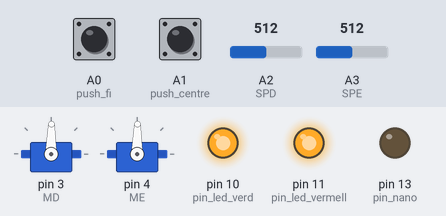
The sketch below on a simulated Arduino Nano, built with avr-gcc and run on an emulated ATmega328P. On the bench: 2 × servo, output pins drawn as LEDs (lit = HIGH). The test bench sets the inputs (shaded band); at power-on: A2 (SPD) = 512, A3 (SPE) = 512, A0 (push_fi) HIGH, A1 (push_centre) HIGH.

Above: at 1.2 s.
1.3 s: A2 (SPD) set to 160
2.8 s: A2 (SPD) set to 133
At 3.2 s:
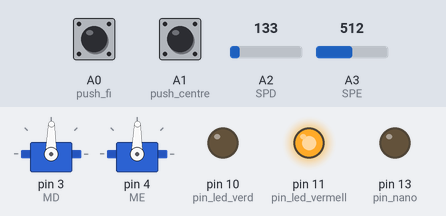
4.3 s: A3 (SPE) set to 160
5.8 s: A3 (SPE) set to 135
At 6.7 s:
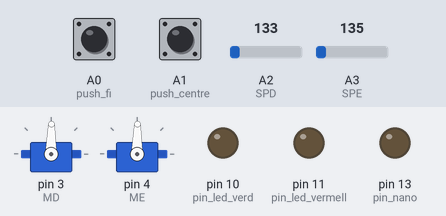
7.3 s: A2 (SPD) set to 306
At 7.9 s:
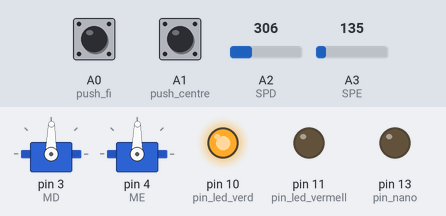
8.8 s: A2 (SPD) set to 140
At 10.2 s:
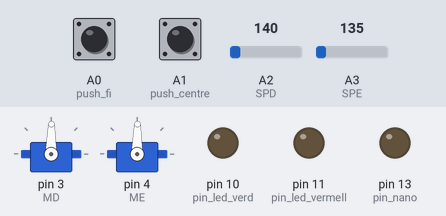
Timing chart, 0 to 11.3 s (numbered marks = the images above; inputs shaded):
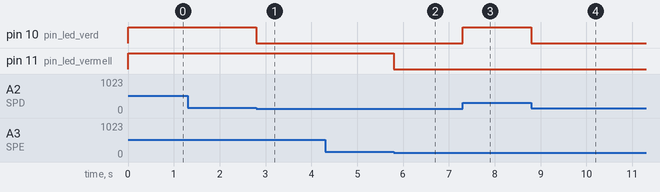

The sketch:

test_sensores_minisumo_brushless.ino
```cpp
//MD,ME
#include <Servo.h> // Servos i bandera


#define MD 3
#define ME 4

#define SLFD 5
#define SLFE 6
#define SLPD A4
#define SLPE A5

#define push_fi A0
#define push_centre A1

#define pin_led_vermell 11
#define pin_led_verd 10
#define pin_nano 13

#define SPD A2
#define SPE A3

#define rojo 0
#define verde 1
#define nano 2


Servo motor_dret;  // create servo object to control a servo
Servo motor_esquerra;


void setup() {
  //delay(1000);
// Initialize Serial port
  Serial.begin(9600);

  pinMode(pin_nano,OUTPUT);
  pinMode (push_fi,INPUT_PULLUP);
  pinMode (push_centre,INPUT_PULLUP);
  pinMode(pin_led_vermell,OUTPUT);
  pinMode(pin_led_verd,OUTPUT);

  //pinMode(SPD,INPUT);
  //pinMode(SPE,INPUT);

  pinMode(SLFD,INPUT);
  pinMode(SLFE,INPUT);
  pinMode(SLPD,INPUT);
  pinMode(SLPE,INPUT);

  motor_dret.attach(MD);  // attaches the servo on pin 9 to the servo object
  motor_esquerra.attach(ME);
  atura();
  Serial.begin(9600);
}

void loop() {
  while(digitalRead(push_fi)&&digitalRead(push_centre))
  {
    if(analogRead(SPD)>150)
      led_on(rojo);
    else
      led_off(rojo);
    if(analogRead(SPE)>150)
      led_on(verde);
    else
      led_off(verde);
  }
  //mirem a sota ara
  while(!(digitalRead(push_fi)&&digitalRead(push_centre)));
    delay(200);
  while(digitalRead(push_fi)&&digitalRead(push_centre))
  {
    if (digitalRead(SLFD))
      led_off(rojo);
    else
      led_on(rojo);
    if (digitalRead(SLFE))
      led_off(verde);
    else
      led_on(verde);
    }
  while(!(digitalRead(push_fi)&&digitalRead(push_centre)));
    delay(200);
    led_on(nano);
  while(digitalRead(push_fi)&&digitalRead(push_centre))
  {
    if (digitalRead(SLPD))
      led_off(rojo);
    else
      led_on(rojo);
    if (digitalRead(SLPE))
      led_off(verde);
    else
      led_on(verde);
    }
    led_off(nano);
    while(!(digitalRead(push_fi)&&digitalRead(push_centre)));
    delay(200);
}


void atura(void)
{
        motor_dret.writeMicroseconds(1465);//blau:1466/ vermell:1455 / groc:1440 / verd: 1448 / blanc: 1465
        motor_esquerra.writeMicroseconds(1463);// blau:1456 / vermell: 1456 / groc:1452 / verd:1457 / Blanc:1463
}

void led_on(char nled)
{
    switch (nled) {
  case 0:    // your hand is on the sensor
    digitalWrite(pin_led_verd,HIGH);
    break;
  case 1:    // your hand is close to the sensor
    digitalWrite(pin_led_vermell,HIGH);
    break;
  case 2:    // your hand is a few inches from the sensor
    digitalWrite(pin_nano,HIGH);
    break;
    }
}


void led_off(char nled)
{
    switch (nled) {
  case 0:    // your hand is on the sensor
    digitalWrite(pin_led_verd,LOW);
    break;
  case 1:    // your hand is close to the sensor
    digitalWrite(pin_led_vermell,LOW);
    break;
  case 2:    // your hand is a few inches from the sensor
    digitalWrite(pin_nano,LOW);
    break;
    }
}

void nano_on(void)
{
  digitalWrite(pin_nano,HIGH);
}


void nano_off(void)
{
  digitalWrite(pin_nano, LOW);
}

void red_on(void)
{
  digitalWrite(pin_led_vermell,HIGH);
}


void red_off(void)
{
  digitalWrite(pin_led_vermell, LOW);
}

void green_on (void)
{
        digitalWrite(pin_led_verd,HIGH);
}


void green_off (void)
{
        digitalWrite(pin_led_verd,LOW);
}
```

Measured:
- the behaviour switches between 151 and 150 on A2 (SPD) (found by bisection; images 0 and 1)
- the behaviour switches between 151 and 150 on A3 (SPE) (found by bisection; images 1 and 2)
- after the input at 1.3 s, every drawn part: stays the same
- after the input at 2.8 s, pin 10 (pin_led_verd): HIGH → LOW at once
- after the input at 4.3 s, every drawn part: stays the same
- after the input at 5.8 s, pin 11 (pin_led_vermell): HIGH → LOW at once
- after the input at 7.3 s, pin 10 (pin_led_verd): LOW → HIGH at once
- after the input at 8.8 s, pin 10 (pin_led_verd): HIGH → LOW at once
